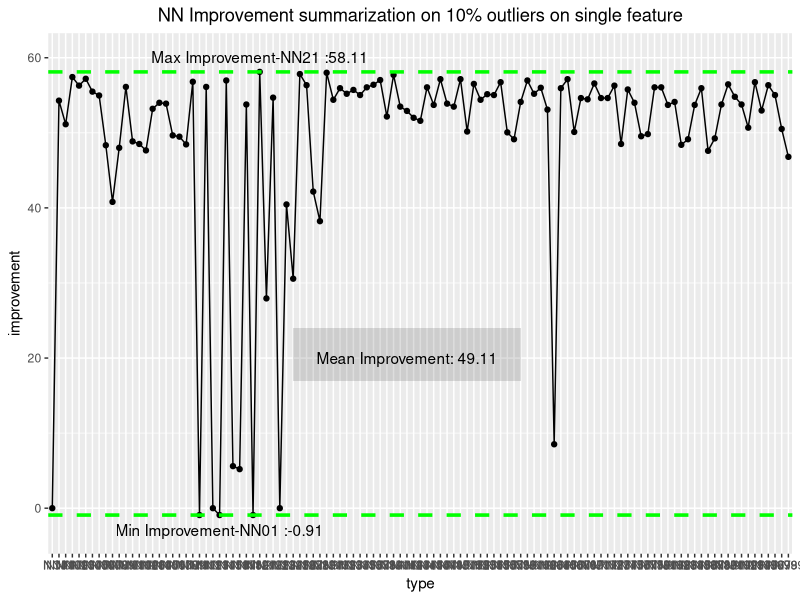
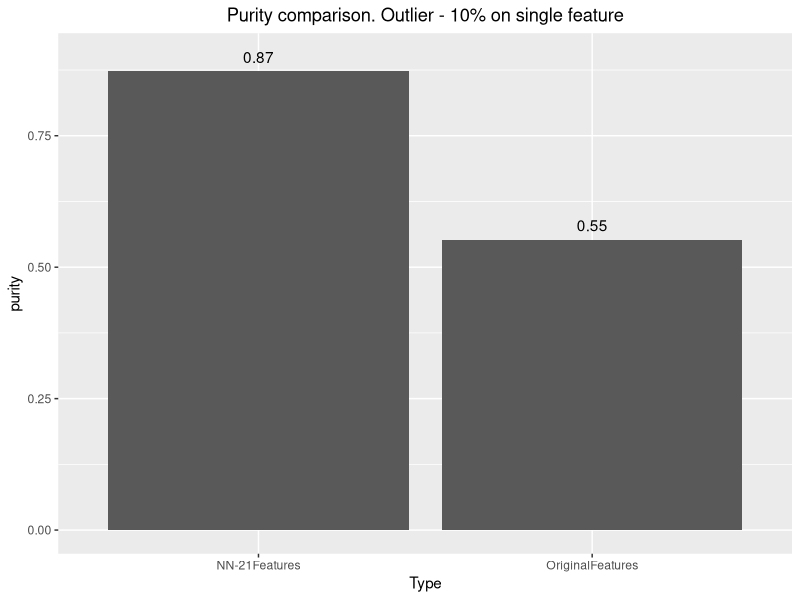

Generate these figures, in order, with R:
setwd("D:/Spring 2018/STA/Project/newcode/expt1/")
data = read.csv("results/tanh_voice_results.csv")

getname = function(x){
  split = unlist(strsplit(as.character(x), "_"))
  string = paste(trimws(split[1], "both"),
                 trimws(split[2], "both"), trimws(split[3], "both"), sep = "")
  return(string)
}
data$type = sapply(data$type, function(x) ifelse(x == "NormalClustering", "NC", getname(x)))



library(ggplot2)
ggplot(data, aes(x=type, y=improvement, group=1)) +
  geom_line()+
  geom_point() + 
  geom_hline(yintercept = max(data$improvement), color = "green", linetype = "dashed", size = 1.2) +
  annotate("text", label = paste("Max Improvement-", data$type[grep(max(data$improvement), data$improvement)], " :", 
                                 round(max(data$improvement),2), sep = ""), 
           x = data$type[grep(max(data$improvement), data$improvement)[1]], 
           y = max(data$improvement)+2, color = "black")+
  geom_hline(yintercept = min(data$improvement[2:nrow(data)]), color = "green", linetype = "dashed", size = 1.2) +
  annotate("text", label =  paste("Min Improvement-", data$type[grep(min(data$improvement[2:nrow(data)][1]), data$improvement)], " :", 
                                  round(min(data$improvement[2:nrow(data)]),2), sep = ""),
           x = data$type[grep(min(data$improvement[2:nrow(data)]), data$improvement)[1]], 
           y = min(data$improvement[2:nrow(data)])-2, color = "black") + 
  ggtitle("NN Improvement summarization on 10% outliers on single feature") + theme(plot.title = element_text(hjust = 0.5))+
  annotate("rect", xmin = "NN25", xmax = "NN59", ymin = 17, ymax = 24,
           alpha = .2) + annotate("text", label = paste("Mean Improvement: ", round(mean(data$improvement[2:nrow(data)]), 2), sep = ""),
                                  x = "NN42", y = 20)


purity = c(data$purity[1], max(data$purity))
Type = c("OriginalFeatures", "NN-21Features")
plot_data = data.frame(Type, purity)
ggplot(plot_data, aes(x = Type, y = purity, group = 1)) + 
  geom_histogram(stat = "identity")+
  ggtitle("Purity comparison. Outlier - 10% on single feature")+ theme(plot.title = element_text(hjust = 0.5))+
  annotate("text", label =  paste("0.87"),
           x = "NN-21Features", 
           y = 0.9, color = "black")+
  annotate("text", label =  paste("0.55"),
           x = "OriginalFeatures", 
           y = 0.58, color = "black")


